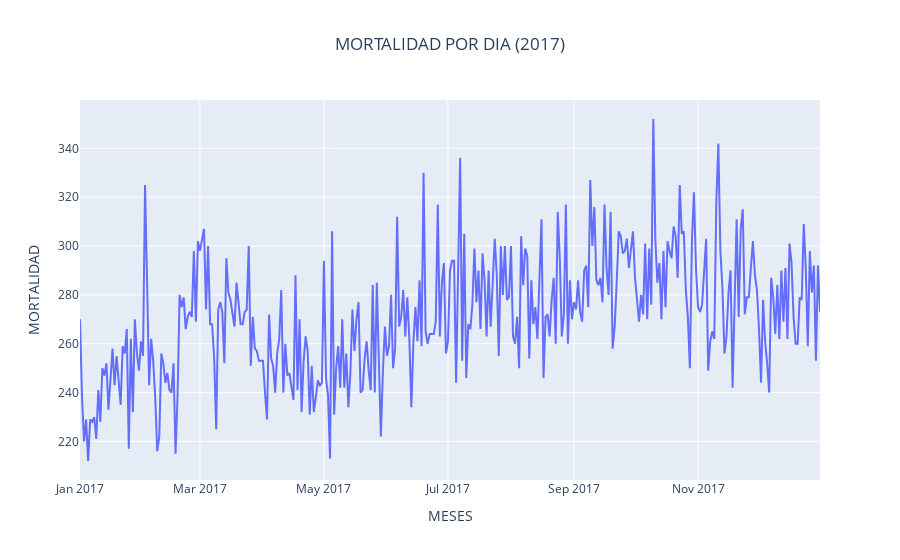
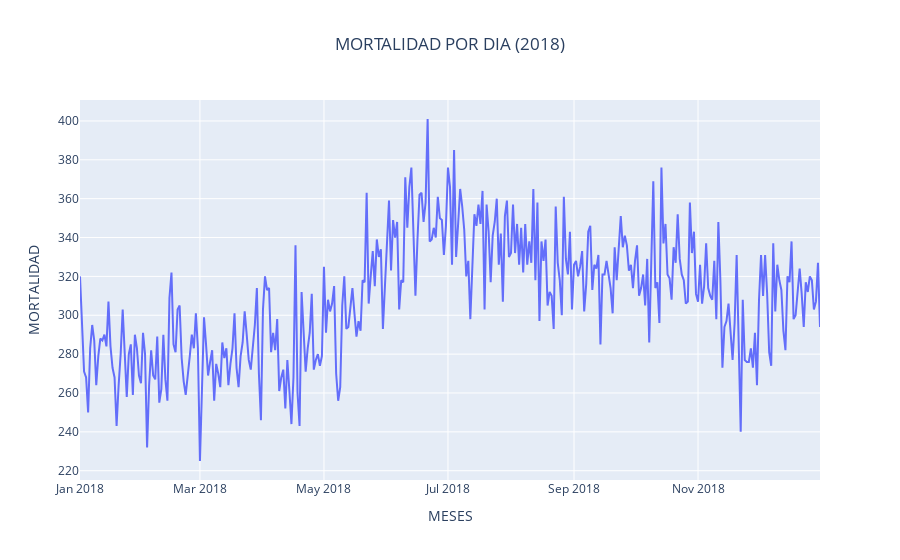
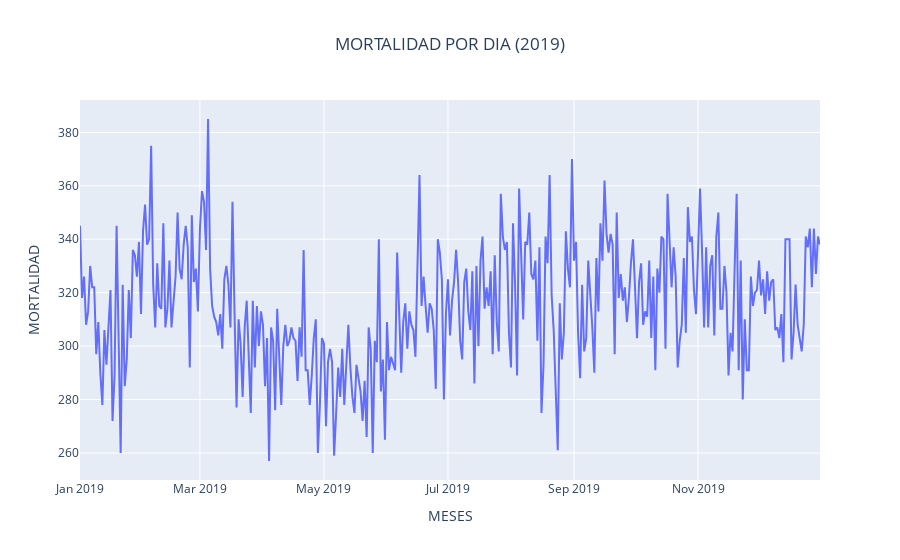
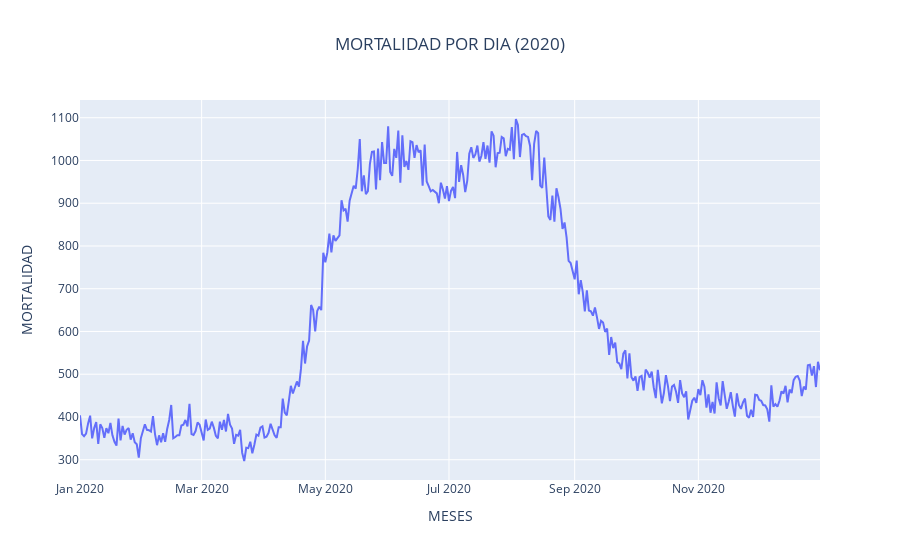

Notebook code cell kept with these figures, in order:
### Code cell
#vializacion por meses
#identificando la cantidad de dias

inicio=0
for year in df_data.AÑO.sort_values().unique().tolist():
    temp=df_data[df_data.AÑO==year]
    fin=len(temp)+inicio
    #unico
    temp=temp['FECHA'].sort_values().unique()
    #filtamosla fecha del año
    list_fec=df_data[(df_data.AÑO==year)]
    tot_dias=np.array(list_fec['FECHA'].value_counts().sort_index())
    

    fig=px.line(x=temp,y=tot_dias,title='MORTALIDAD POR DIA ({})'.format(year),
                labels={'x':'MESES','y':'MORTALIDAD'})
    fig.update_layout(title_x=0.5)
    fig.show()

    inico=fin

### Figure 1 — Plotly figure (JSON) as saved in the notebook; plotly's stock layout.template omitted (floating-point values rounded to 4 significant figures; data arrays with more than 128 entries replaced by an {"elided": "..."} marker saying what was removed)
{"data": [{"hovertemplate": "MESES=%{x}<br>MORTALIDAD=%{y}<extra></extra>", "legendgroup": "", "line": {"color": "#636efa", "dash": "solid"}, "marker": {"symbol": "circle"}, "mode": "lines", "name": "", "orientation": "v", "showlegend": false, "type": "scatter", "x": {"elided": "365 str values"}, "xaxis": "x", "y": {"elided": "365 int values"}, "yaxis": "y"}], "layout": {"legend": {"tracegroupgap": 0}, "title": {"text": "MORTALIDAD POR DIA (2017)", "x": 0.5}, "xaxis": {"anchor": "y", "domain": [0, 1], "title": {"text": "MESES"}}, "yaxis": {"anchor": "x", "domain": [0, 1], "title": {"text": "MORTALIDAD"}}}}

### Figure 2 — Plotly figure (JSON) as saved in the notebook; plotly's stock layout.template omitted (floating-point values rounded to 4 significant figures; data arrays with more than 128 entries replaced by an {"elided": "..."} marker saying what was removed)
{"data": [{"hovertemplate": "MESES=%{x}<br>MORTALIDAD=%{y}<extra></extra>", "legendgroup": "", "line": {"color": "#636efa", "dash": "solid"}, "marker": {"symbol": "circle"}, "mode": "lines", "name": "", "orientation": "v", "showlegend": false, "type": "scatter", "x": {"elided": "365 str values"}, "xaxis": "x", "y": {"elided": "365 int values"}, "yaxis": "y"}], "layout": {"legend": {"tracegroupgap": 0}, "title": {"text": "MORTALIDAD POR DIA (2018)", "x": 0.5}, "xaxis": {"anchor": "y", "domain": [0, 1], "title": {"text": "MESES"}}, "yaxis": {"anchor": "x", "domain": [0, 1], "title": {"text": "MORTALIDAD"}}}}

### Figure 3 — Plotly figure (JSON) as saved in the notebook; plotly's stock layout.template omitted (floating-point values rounded to 4 significant figures; data arrays with more than 128 entries replaced by an {"elided": "..."} marker saying what was removed)
{"data": [{"hovertemplate": "MESES=%{x}<br>MORTALIDAD=%{y}<extra></extra>", "legendgroup": "", "line": {"color": "#636efa", "dash": "solid"}, "marker": {"symbol": "circle"}, "mode": "lines", "name": "", "orientation": "v", "showlegend": false, "type": "scatter", "x": {"elided": "365 str values"}, "xaxis": "x", "y": {"elided": "365 int values"}, "yaxis": "y"}], "layout": {"legend": {"tracegroupgap": 0}, "title": {"text": "MORTALIDAD POR DIA (2019)", "x": 0.5}, "xaxis": {"anchor": "y", "domain": [0, 1], "title": {"text": "MESES"}}, "yaxis": {"anchor": "x", "domain": [0, 1], "title": {"text": "MORTALIDAD"}}}}

### Figure 4 — Plotly figure (JSON) as saved in the notebook; plotly's stock layout.template omitted (floating-point values rounded to 4 significant figures; data arrays with more than 128 entries replaced by an {"elided": "..."} marker saying what was removed)
{"data": [{"hovertemplate": "MESES=%{x}<br>MORTALIDAD=%{y}<extra></extra>", "legendgroup": "", "line": {"color": "#636efa", "dash": "solid"}, "marker": {"symbol": "circle"}, "mode": "lines", "name": "", "orientation": "v", "showlegend": false, "type": "scatter", "x": {"elided": "366 str values"}, "xaxis": "x", "y": {"elided": "366 int values"}, "yaxis": "y"}], "layout": {"legend": {"tracegroupgap": 0}, "title": {"text": "MORTALIDAD POR DIA (2020)", "x": 0.5}, "xaxis": {"anchor": "y", "domain": [0, 1], "title": {"text": "MESES"}}, "yaxis": {"anchor": "x", "domain": [0, 1], "title": {"text": "MORTALIDAD"}}}}
